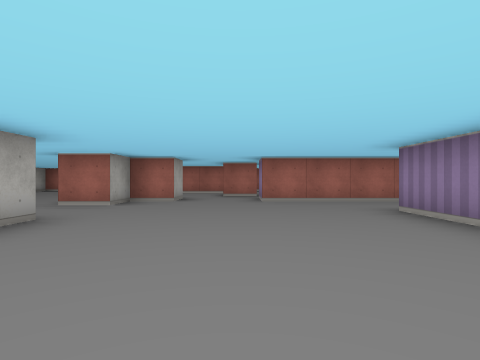
view 1 (above)

24 first-person views from a walk through a cub3D ray-caster map. The camera is about half as high as the walls, looks level and sees 80° across. The floor is counted in squares. Each view is taken from the middle of a square. On the plan, view 1 faces up. The plan holds only what a view shows up to about 9 squares ahead; the rest is blank.

view 2
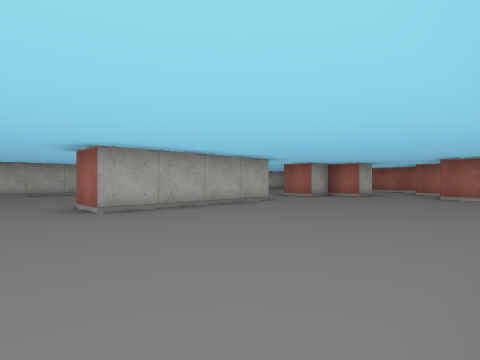

view 3
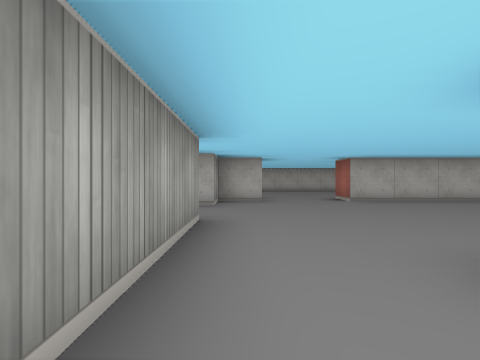

view 4
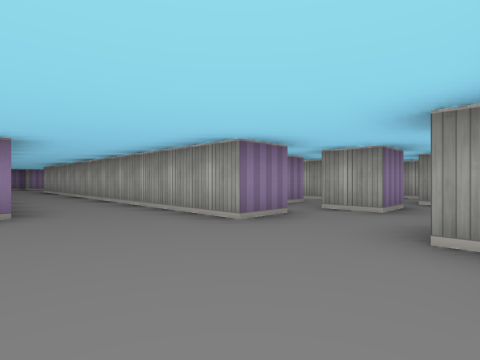

view 5
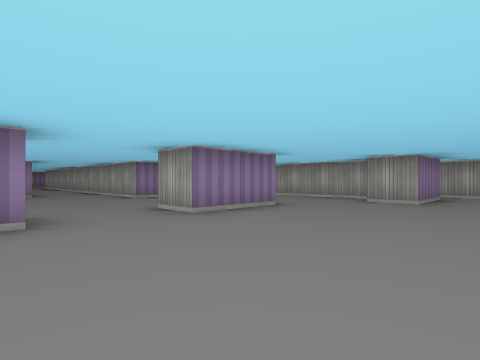

view 6
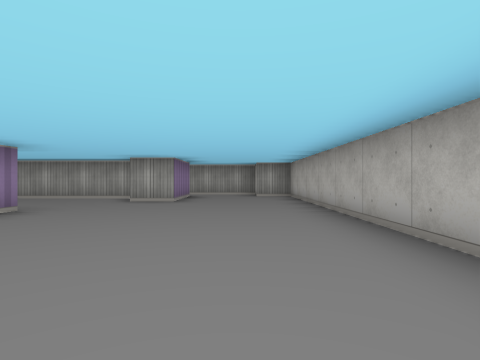

view 7
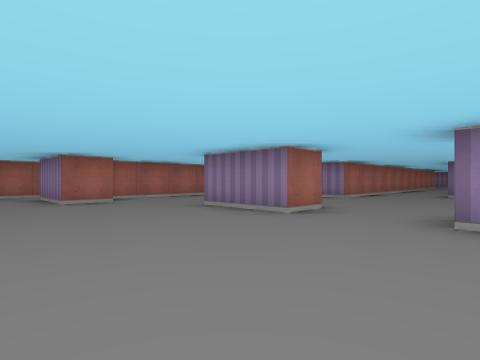

view 8
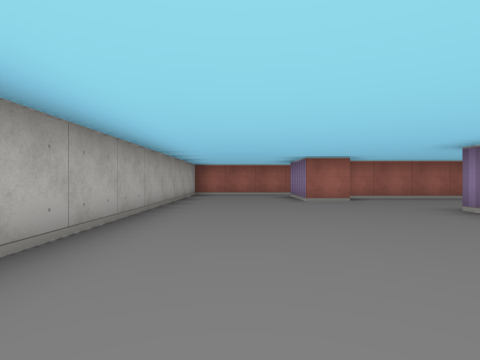

view 9
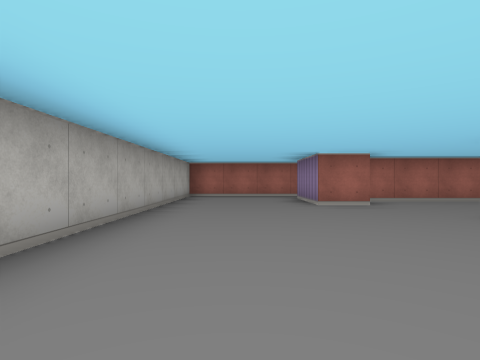

view 10
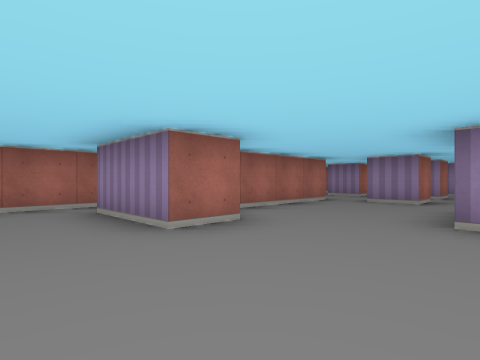

view 11
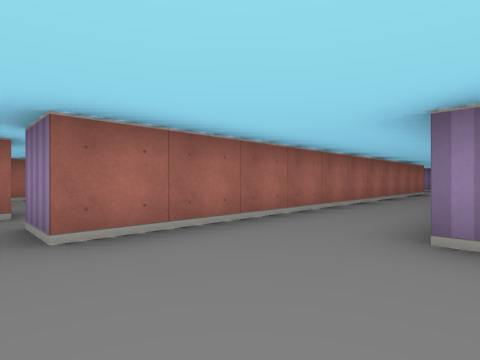

view 12
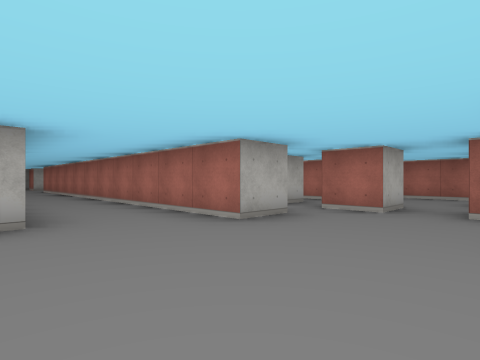

view 13
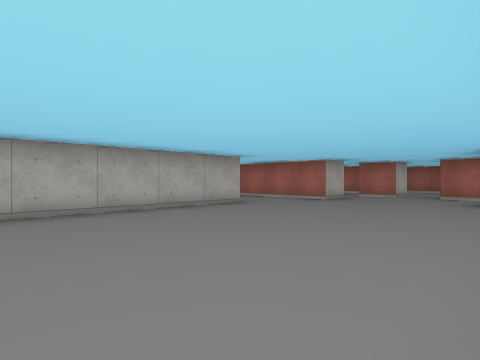

view 14
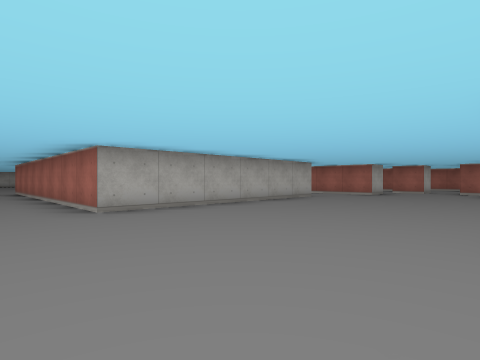

view 15
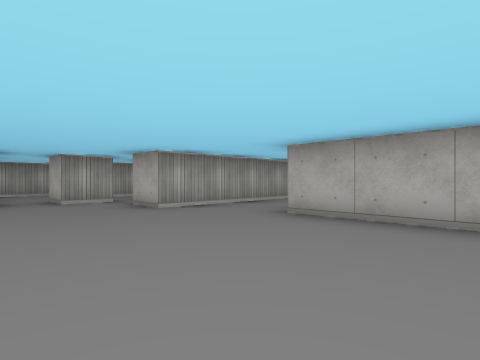

view 16
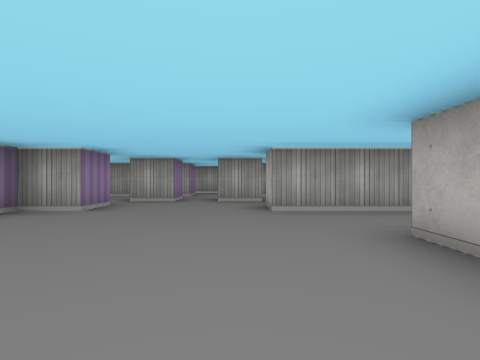

view 17
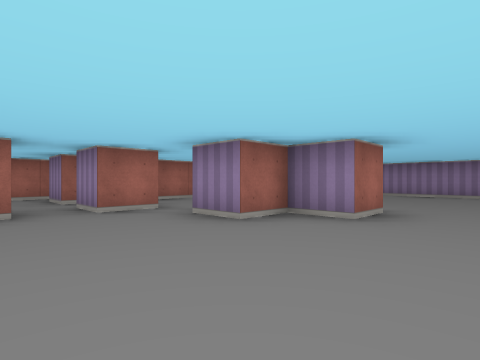

view 18
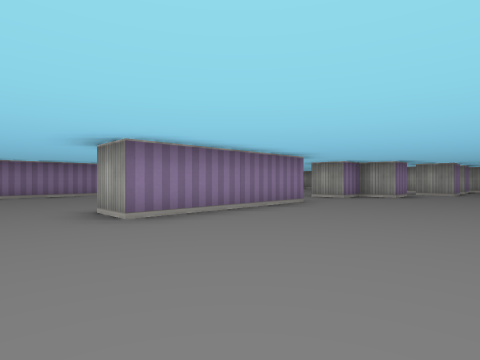

view 19
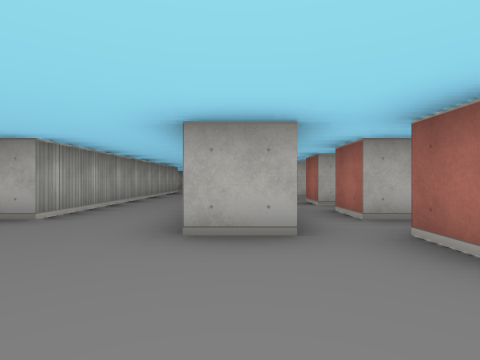

view 20
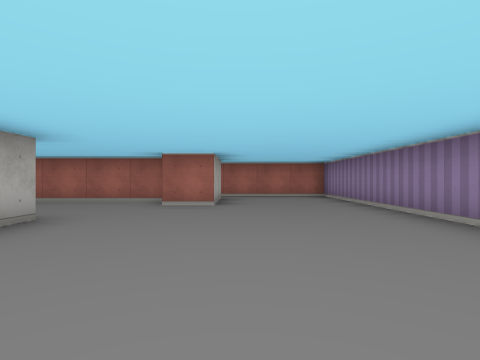

view 21
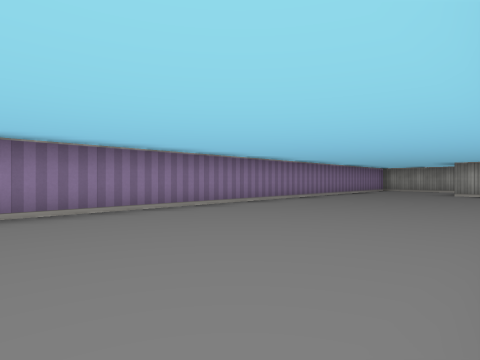

view 22
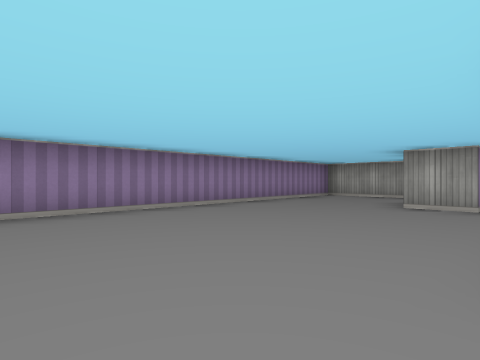

view 23
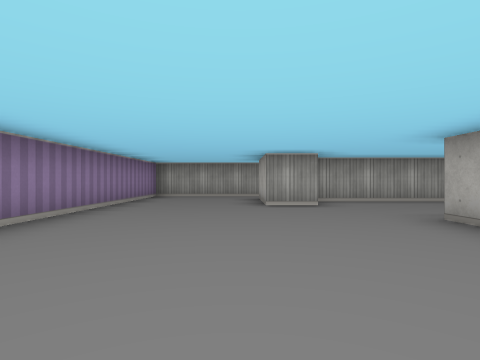

view 24
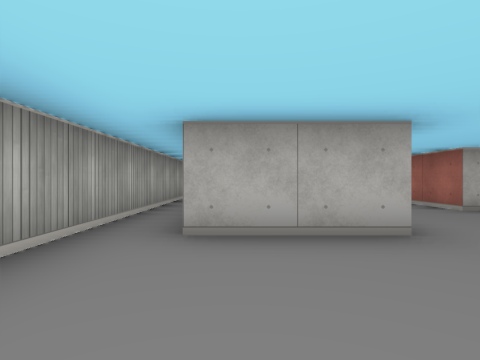

### Floor plan
Points are (right, up) in squares from view 1. A wall is a line through its corners. A room is listed if a view was taken in it or the views show most of it. See-through windows are left out.
Room 1 (views 1, 2, 4, 11)
walls: (2.5, 2.9) (2.5, 4.5); (-2.5, 3.5) (-2.5, -0.5); (-1.5, 6.5) (-2.5, 6.5) (-2.5, 5.5); (-2.5, -2.5) (-2.5, -3.5) (-1.5, -3.5); (2.5, 6.5) (0.5, 6.5); (0.5, -3.5) (1.5, -3.5)
ways out: opening at (-0.5, -4) to room 2; opening at (-0.5, 7) to room 2; opening at (2.5, -2.5) to room 2; opening at (3, 5.5) to room 2; opening at (-3, -1.5) to room 3; opening at (-3, 4.5) to room 3
Room 2 (views 3, 12, 13, 14, 15, 16, 17, 18, 19)
walls: (15.5, -0.5) (15.5, 3.5); (15.5, 5.5) (15.5, 6.5) (14.5, 6.5) (14.5, 7.5); (11.5, -5.5) (12.5, -5.5) (12.5, -6.5); (14.5, -4.5) (14.5, -3.5) (15.5, -3.5) (15.5, -2.5); (11.5, 7.6) (11.5, 6.5) (2.5, 6.5); (5, 4.5) (10.5, 4.5) (10.5, -1.5) (3.9, -1.5); (16.5, -4.5) (15.1, -4.5); (8.5, 8.5) (7.5, 8.5); (13.5, -6.5) (13.5, -5.5) (14.5, -5.5); (14.6, 8.5) (13.5, 8.5) (13.5, 9.5); (10.5, 9.5) (10.5, 8.5) (9.5, 8.5); (10.1, -7.5) (11.4, -7.5); (12.5, 9.5) (12.5, 8.5) (11.5, 8.5); (13.5, -7.5) (17.2, -7.5); (10.5, 10.5) (9.9, 10.5); (1.5, -3.5) (11.5, -3.5) (11.5, -4.5); (2.5, 8.5) (1.5, 8.5); (17.2, 10.5) (13.5, 10.5); (0.5, -4.5) (0.5, -3.5); (0.5, 6.5) (0.5, 7.5); (1.5, -6.5) (1.5, -5.9); (1.5, -7.5) (2.1, -7.5); (0.6, 8.5) (-0.5, 8.5) (-0.5, 9.5); (2.1, 10.5) (1.5, 10.5); (-0.5, -6.5) (-0.5, -5.5) (0.5, -5.5); (-1.5, 7.5) (-1.5, 6.5); (-0.5, 10.5) (-4.1, 10.5); (-3.5, -4.5) (-3.5, -3.5); (-4.1, -7.5) (-0.5, -7.5)
ways out: opening at (-0.5, -4) to room 1; opening at (-0.5, 7) to room 1; opening at (2.5, -2.5) to room 1; opening at (3, 5.5) to room 1; opening at (-4.8, -4.5) to room 3; opening at (-4.5, 8.5) to room 3; opening at (0.5, -8) to room 4; opening at (0.5, 11) to room 4; opening at (12.5, -8) to room 4; opening at (12.5, 11) to room 4; opening at (16, -1.5) to room 4; opening at (16, 4.5) to room 4; opening at (17, 9) to room 4; opening at (17.5, -5.5) to room 4
Room 3 (views 5, 6, 7, 8, 9, 10)
walls: (-8.5, 0.2) (-8.5, -8.5) (-7.5, -8.5); (-2.5, -0.5) (-3.5, -0.5); (-2.5, 5.5) (-3.5, 5.5) (-3.5, 7.5); (-3.5, -3.5) (-3.5, -2.5) (-2.5, -2.5); (-4.5, 9.5) (-5.5, 9.5) (-5.5, 11.5); (-5.1, 12.5) (-8.5, 12.5) (-8.5, 4.8); (-5.5, -8.6) (-5.5, -6.5) (-4.5, -6.5); (-6.2, -9.5) (-5.2, -9.5)
ways out: opening at (-3, -1.5) to room 1; opening at (-3, 4.5) to room 1; opening at (-4.8, -4.5) to room 2; opening at (-4.5, 8.5) to room 2; opening at (-5, 12) to room 4
Room 4 (views 20, 21, 22, 23, 24)
walls: (15.5, 3.5) (16.5, 3.5); (16.5, 5.5) (15.5, 5.5); (15.5, -2.5) (16.5, -2.5); (16.5, 7.5) (16.5, 6.9); (16.5, -3.9) (16.5, -4.5); (17.4, -6.5) (18.5, -6.5) (18.5, -8.5); (13.5, 10.5) (13.5, 11.5); (18.5, 11.2) (18.5, 9.5) (17.5, 9.5); (13.5, -8) (13.5, -7.5); (13.8, 12.5) (11.6, 12.5); (11.9, -9.5) (21.5, -9.5) (21.5, 12.5) (18.4, 12.5); (1.5, 10.5) (1.5, 11.2); (-0.1, -9.5) (0.4, -9.5)
ways out: opening at (0.5, -8) to room 2; opening at (0.5, 11) to room 2; opening at (12.5, -8) to room 2; opening at (12.5, 11) to room 2; opening at (16, -1.5) to room 2; opening at (16, 4.5) to room 2; opening at (17, 9) to room 2; opening at (17.5, -5.5) to room 2; opening at (-5, 12) to room 3

Positions as (right, up) in squares from view 1, and headings:
1: (0, 0), facing up
2: (2, -2), facing up-left
3: (4, -3), facing left
4: (-2, -1), facing down-right
5: (-7, 0), facing down-right
6: (-7, 0), facing down
7: (-7, 3), facing up-right
8: (-7, 3), facing up
9: (-7, 4), facing up
10: (-7, 7), facing up-right
11: (0, 4), facing up-right
12: (14, 4), facing up-left
13: (15, 0), facing up-left
14: (15, -3), facing up-left
15: (14, 1), facing down-left
16: (12, 1), facing down
17: (12, 4), facing up-right
18: (12, 5), facing down-right
19: (14, 7), facing left
20: (19, 4), facing up
21: (17, 4), facing down-right
22: (17, -1), facing down-right
23: (19, -1), facing down
24: (21, -8), facing left
